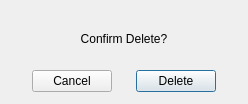
<?xml version="1.0" encoding="UTF-8"?>
<ui version="4.0">
 <class>confirmDialog</class>
 <widget class="QWidget" name="confirmDialog">
  <property name="windowModality">
   <enum>Qt::WindowModal</enum>
  </property>
  <property name="enabled">
   <bool>true</bool>
  </property>
  <property name="geometry">
   <rect>
    <x>0</x>
    <y>0</y>
    <width>305</width>
    <height>218</height>
   </rect>
  </property>
  <property name="sizePolicy">
   <sizepolicy hsizetype="Fixed" vsizetype="Fixed">
    <horstretch>0</horstretch>
    <verstretch>0</verstretch>
   </sizepolicy>
  </property>
  <property name="acceptDrops">
   <bool>false</bool>
  </property>
  <property name="windowTitle">
   <string>Delete</string>
  </property>
  <layout class="QVBoxLayout" name="verticalLayout">
   <property name="spacing">
    <number>24</number>
   </property>
   <property name="sizeConstraint">
    <enum>QLayout::SetFixedSize</enum>
   </property>
   <property name="leftMargin">
    <number>32</number>
   </property>
   <property name="topMargin">
    <number>32</number>
   </property>
   <property name="rightMargin">
    <number>32</number>
   </property>
   <property name="bottomMargin">
    <number>12</number>
   </property>
   <item>
    <widget class="QLabel" name="label">
     <property name="text">
      <string>Confirm Delete?</string>
     </property>
     <property name="alignment">
      <set>Qt::AlignCenter</set>
     </property>
    </widget>
   </item>
   <item>
    <layout class="QHBoxLayout" name="horizontalLayout">
     <item>
      <widget class="QPushButton" name="cancelButton">
       <property name="text">
        <string>Cancel</string>
       </property>
      </widget>
     </item>
     <item>
      <widget class="QPushButton" name="deleteButton">
       <property name="text">
        <string>Delete</string>
       </property>
       <property name="autoDefault">
        <bool>true</bool>
       </property>
       <property name="default">
        <bool>true</bool>
       </property>
       <property name="flat">
        <bool>false</bool>
       </property>
      </widget>
     </item>
    </layout>
   </item>
  </layout>
 </widget>
 <resources/>
 <connections/>
</ui>
